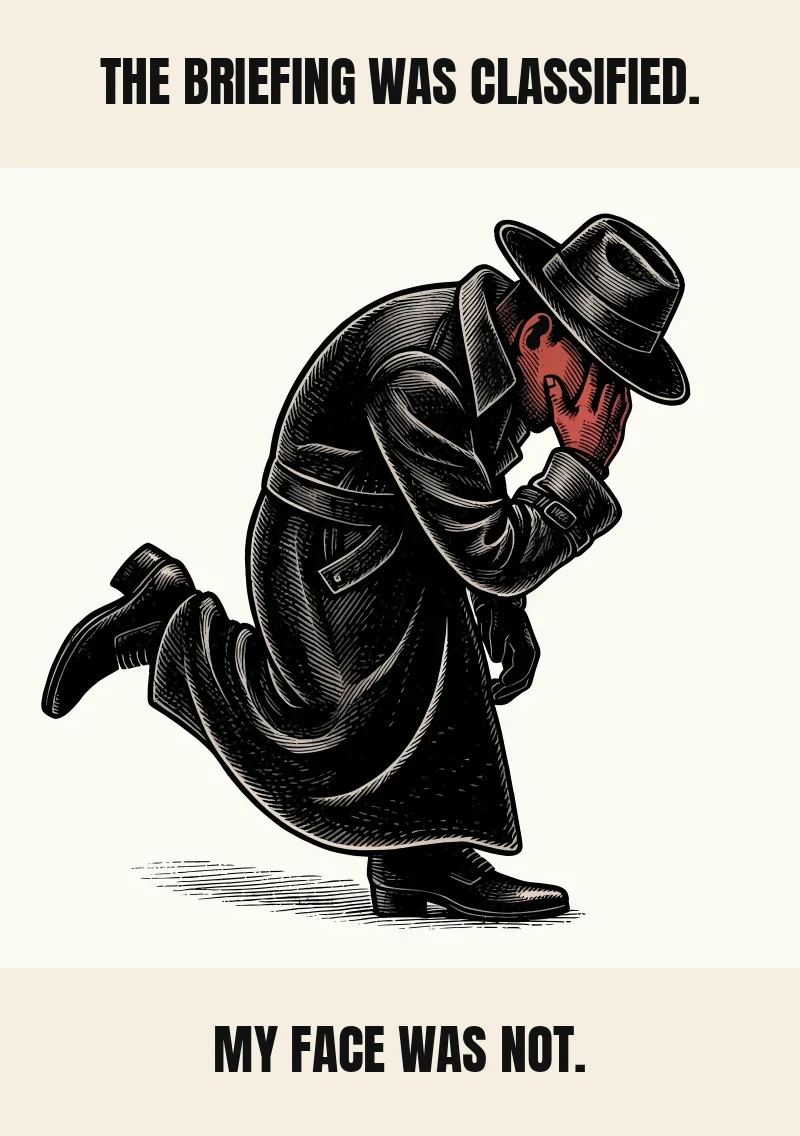
#> input picture assets/art/spot/meme-facepalm-spy-card-800.webp, 800 x 1136 px, given in place of meme-bigfoot-caught-card-800.webp, which was not available
$ python build_meme_pages.py
#> lines starting #> are read from the running program, lines starting #| are printed output that depends on the picture
#!/usr/bin/env python3
"""Build one static share page per Meme Lab meme.

Add a row to MEMES and run this script. It writes:
  m/<slug>.html
  assets/share/memes/<slug>.jpg          full meme, JPEG
  assets/share/memes/<slug>-1200x675.jpg  same meme fitted in a 1200x675 card
  assets/meme-presets.js                 maker lookup for preset vs custom text
and points each meme's X / Facebook / Pinterest links at its /m/ page.
"""
from html import escape
from pathlib import Path
from urllib.parse import quote

def q(value):
    return quote(value, safe="")

from PIL import Image

ROOT = Path(__file__).resolve().parents[1]
SITE = "https://conspiraparty.com"
CREAM = (245, 239, 224)

# art id, slug, caption, top line, bottom line
MEMES = [
    ("meme-bigfoot-caught", "they-said-it-was-a-bear", "They said it was a bear. The bear declined to comment.", "THEY SAID IT WAS A BEAR.", "THE BEAR DECLINED TO COMMENT."),
    ("meme-facepalm-spy", "the-briefing-was-classified", "The briefing was classified. My face was not.", "THE BRIEFING WAS CLASSIFIED.", "MY FACE WAS NOT."),
    ("meme-mind-blown-alien", "i-came-for-the-dip", "I came for the dip. I stayed for the cover story.", "I CAME FOR THE DIP.", "I STAYED FOR THE COVER STORY."),
    ("meme-shocked-alien", "you-invited-how-many-pigeons", "You invited how many pigeons?", "YOU INVITED", "HOW MANY PIGEONS?"),
    ("meme-shrug-bigfoot", "blurry-on-purpose", "Blurry on purpose. It is a lifestyle.", "BLURRY ON PURPOSE.", "IT IS A LIFESTYLE."),
    ("meme-side-eye-pigeon", "i-work-for-the-crumbs", "I work for the crumbs.", "I WORK FOR", "THE CRUMBS."),
    ("meme-smug-nessie", "tourist-photo", "Tourist photo. I was the tourist.", "TOURIST PHOTO.", "I WAS THE TOURIST."),
    ("meme-string-board-guy", "it-is-all-connected", "It is all connected. Mostly by red string and snacks.", "IT IS ALL CONNECTED.", "MOSTLY BY RED STRING AND SNACKS."),
    ("meme-suspicious-cat", "i-have-seen-the-treat-jar", "I have seen the treat jar. I will not be taking questions.", "I HAVE SEEN THE TREAT JAR.", "I WILL NOT BE TAKING QUESTIONS."),
    ("meme-tea-frog", "the-pond-is-fine", "The pond is fine. I am the pond.", "THE POND IS FINE.", "I AM THE POND."),
]


def card_jpg(src: Path, full_out: Path, wide_out: Path):
    im = Image.open(src).convert("RGB")
#> im is the input picture: PIL image 800x1136 RGB; mean R, G, B 189, 186, 178.9
    full_out.parent.mkdir(parents=True, exist_ok=True)
    im.save(full_out, "JPEG", quality=90, optimize=True, progressive=True)
    canvas = Image.new("RGB", (1200, 675), CREAM)
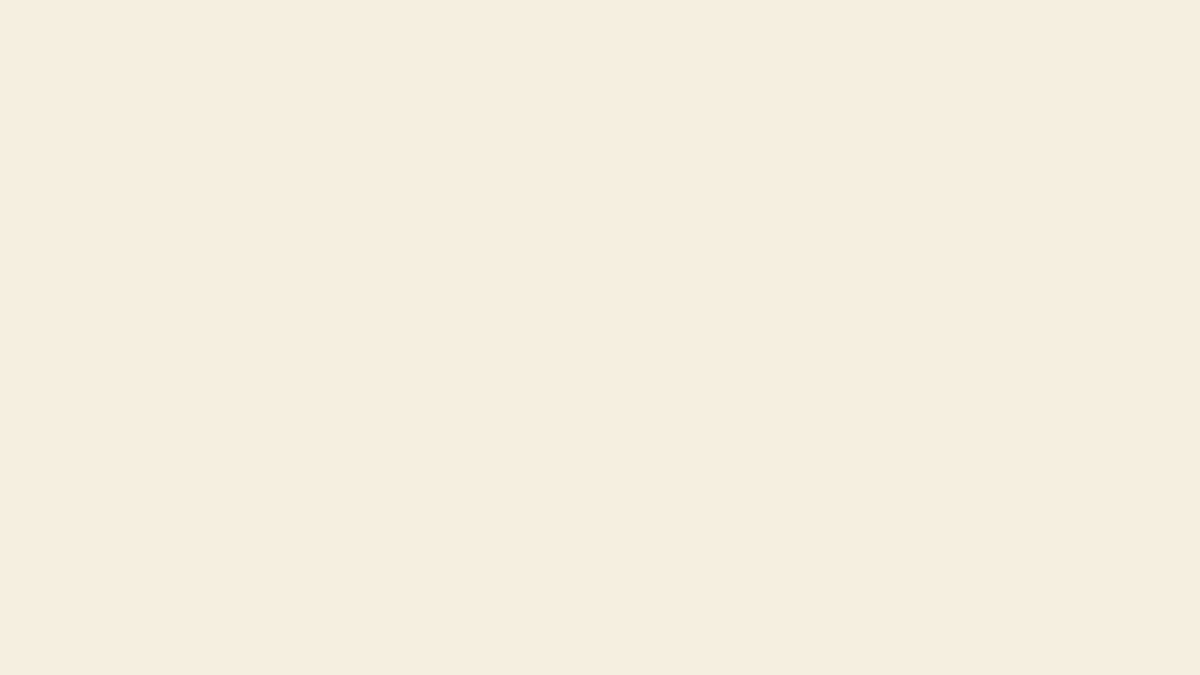
#> canvas: PIL image 1200x675 RGB; mean R, G, B 245, 239, 224
    scale = min(1200 / im.width, 675 / im.height)
#> scale = 0.594
    nw, nh = max(1, int(im.width * scale)), max(1, int(im.height * scale))
#> nw = 475; nh = 675
    fitted = im.resize((nw, nh), Image.Resampling.LANCZOS)
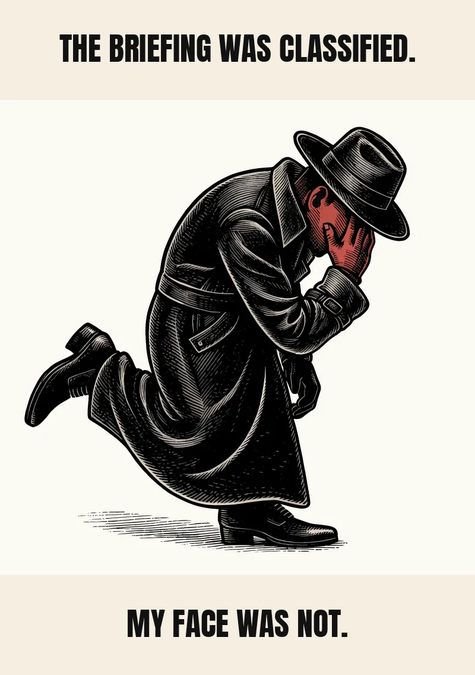
#> fitted: PIL image 475x675 RGB; mean R, G, B 189.1, 186.1, 179.2
    canvas.paste(fitted, ((1200 - nw) // 2, (675 - nh) // 2))
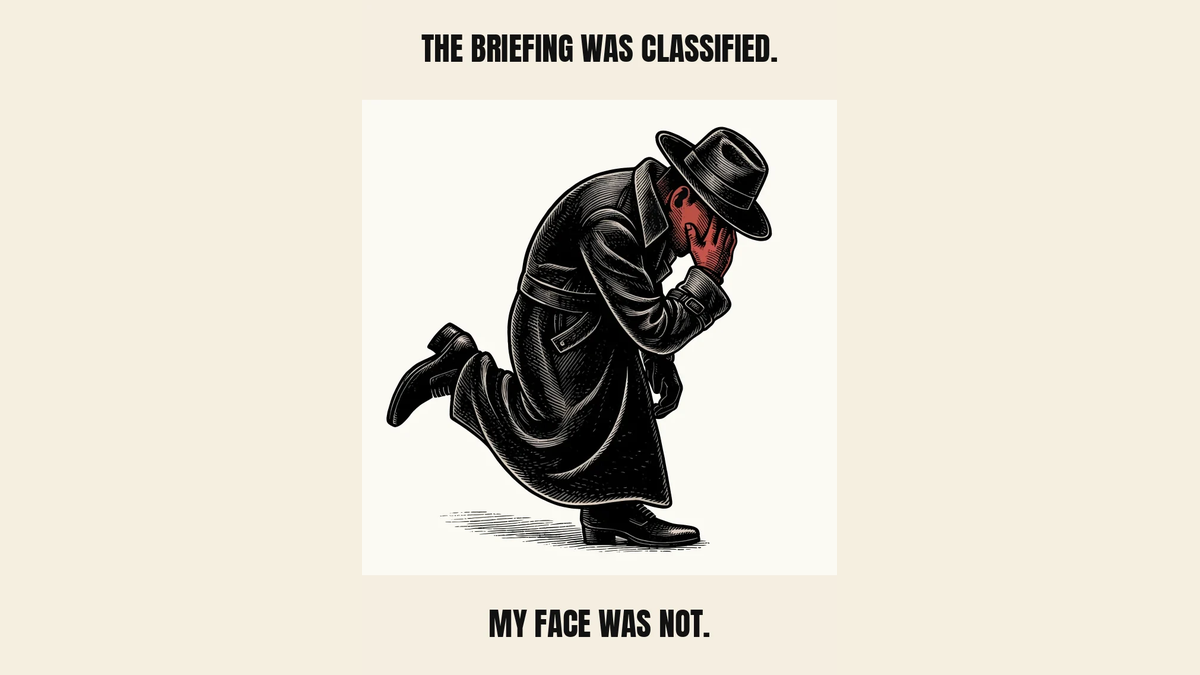
#> canvas: PIL image 1200x675 RGB; mean R, G, B 222.9, 218.1, 206.3
    canvas.save(wide_out, "JPEG", quality=90, optimize=True, progressive=True)
    return im.size


def page_html(slug, caption, full_name, wide_name, full_size):
    page = f"{SITE}/m/{slug}.html"
    full = f"{SITE}/assets/share/memes/{full_name}"
    wide = f"{SITE}/assets/share/memes/{wide_name}"
    cap = escape(caption, quote=True)
    x = escape(
        "https://x.com/intent/post?text=" + q(caption) + "&url=" + q(page),
        quote=True,
    )
    fb = escape("https://www.facebook.com/sharer/sharer.php?u=" + q(page), quote=True)
    pin = escape(
        "https://www.pinterest.com/pin/create/button/?url="
        + q(page)
        + "&media="
        + q(wide)
        + "&description="
        + q(caption),
        quote=True,
    )
    w, h = full_size
    return f"""<!doctype html>
<html lang="en"><head><meta name="p:domain_verify" content="b26c4f540597647634b6bc6353fd9f22"/>
<meta charset="utf-8"><meta name="viewport" content="width=device-width,initial-scale=1"><meta name="robots" content="max-image-preview:large">
<title>{cap} | Conspiraparty</title>
<meta name="description" content="{cap}">
<link rel="canonical" href="{page}">
<meta property="og:site_name" content="Conspiraparty">
<meta property="og:title" content="{cap}">
<meta property="og:description" content="{cap}">
<meta property="og:url" content="{page}">
<meta property="og:type" content="article">
<meta property="og:image" content="{wide}">
<meta property="og:image:type" content="image/jpeg">
<meta property="og:image:width" content="1200">
<meta property="og:image:height" content="675">
<meta property="og:image:alt" content="{cap}">
<meta name="twitter:card" content="summary_large_image">
<meta name="twitter:title" content="{cap}">
<meta name="twitter:description" content="{cap}">
<meta name="twitter:image" content="{wide}">
<meta name="twitter:image:alt" content="{cap}">
<meta name="theme-color" content="#111111">
<link rel="icon" href="../assets/img/favicon-64.png">
<link rel="stylesheet" href="../assets/style.css?v=kofi1">
<link rel="stylesheet" href="../assets/redesign.css?v=memepage1">
<link rel="stylesheet" href="../assets/share.css">
</head>
<body>
<a class="skip" href="#main">Skip to content</a>
<div class="promo"><a href="../party-kits.html">Etsy holiday sale: 20% off party kits through Dec 1. No code needed.</a></div>
<header class="top"><div class="bar"><a class="logo" href="../index.html"><img src="../assets/img/logo.png" alt="Conspiraparty" width="220" height="70"></a>
<button class="menu-btn" aria-expanded="false" aria-controls="nav">Menu</button></div>
<nav class="main" id="nav" aria-label="Main"><ul><li><a href="../index.html">Home</a></li><li><a href="../party-kits.html">Party Kits</a></li><li><a href="../case-files.html">Case Files</a></li><li><a href="../memes.html">Meme Lab</a></li><li><a href="../gift-guide.html">Gift Guide</a></li><li><a href="../leak-it.html">Share</a></li><li class="nav-more"><details><summary>More</summary><ul><li><a href="../friends-of-the-committee.html">Friends of the Committee</a></li><li><a href="../start-here.html">Start Here</a></li><li><a href="../quiz.html">Which Conspiracy Are You?</a></li><li><a href="../quiz-cryptid.html">Which Cryptid Are You?</a></li><li><a href="../quiz-theorist.html">Theorist Quiz</a></li><li><a href="../theory-generator.html">Theory Generator</a></li><li><a href="../supply-drop.html">Supply Drop</a></li><li><a href="../field-guides.html">Field Guides</a></li><li><a href="../shorts.html">Videos</a></li><li><a href="../blog/index.html">Rabbit Holes Blog</a></li></ul></details></li></ul><ul class="occasion-nav"><li><a href="../thanksgiving-host.html">Thanksgiving</a></li><li><a href="../office-christmas-party.html">Office Christmas</a></li><li><a href="../white-elephant.html">White Elephant</a></li><li><a href="../funny-christmas-party-games.html">Christmas Games</a></li><li><a href="../friendsgiving-games.html">Friendsgiving Games</a></li><li><a href="../gift-guide.html">Gift Guide</a></li></ul></nav>
</header>
<main id="main">
<section class="v2-cream v2-section"><div class="wrap center">
<h1>{cap}</h1>
<img class="meme-full" src="../assets/share/memes/{full_name}" alt="{cap}" width="{w}" height="{h}">
<p><a class="btn" href="../assets/share/memes/{full_name}" download>Download</a></p>
<p><a href="{x}" rel="noopener" target="_blank">Share on X</a> · <a href="{fb}" rel="noopener" target="_blank">Facebook</a> · <a href="{pin}" rel="noopener" target="_blank">Pinterest</a></p>
<p><a href="../memes.html">Make your own in Meme Lab</a></p>
</div></section>
</main>
<footer><div class="wrap">
<nav aria-label="Footer"><ul><li><a href="../index.html">Home</a></li><li><a href="../party-kits.html">Party Kits</a></li><li><a href="../case-files.html">Case Files</a></li><li><a href="../memes.html">Meme Lab</a></li><li><a href="../gift-guide.html">Gift Guide</a></li><li><a href="../gift-shop.html">Gift Shop</a></li><li><a href="../leak-it.html">Share</a></li><li><a href="../weird-news.html">Weird News</a></li><li><a href="../blog/index.html">Rabbit Holes Blog</a></li><li><a href="../free-printables.html">Free Printables</a></li><li><a href="../friends-of-the-committee.html">Friends of the Committee</a></li><li><a href="../start-here.html">Start Here</a></li><li><a href="../quiz.html">Which Conspiracy Are You?</a></li><li><a href="../quiz-cryptid.html">Which Cryptid Are You?</a></li><li><a href="../quiz-theorist.html">Theorist Quiz</a></li><li><a href="../theory-generator.html">Theory Generator</a></li><li><a href="../supply-drop.html">Supply Drop</a></li><li><a href="../field-guides.html">Field Guides</a></li><li><a href="../shorts.html">Videos</a></li><li><a href="../affiliates.html">Become an Affiliate</a></li></ul></nav>
<p class="disclosure">As an Amazon Associate, Conspiraparty earns from qualifying purchases. Some links on this site are affiliate links, which means we may earn a small commission at no extra cost to you.</p>
<p class="art-disclosure">Illustrations made with AI assistance (Recraft) and edited by Traci.</p>
<p>All conspiracies on this site are for entertainment. Question everything, especially us. © 2026 Conspiraparty.com</p>
</div></footer>
<script src="../assets/site.js" defer></script>
<script data-goatcounter="https://conspiraparty.goatcounter.com/count" async src="//gc.zgo.at/count.js"></script>
</body></html>
"""


# [8 lines left out: function presets_js, not called in this run]


def json_str(value):
    return "'" + value.replace("\\", "\\\\").replace("'", "\\'") + "'"


# [67 lines left out: functions patch_lab, patch_sitemap, not called in this run]


def main():
    out_dir = ROOT / "m"
    img_dir = ROOT / "assets" / "share" / "memes"
    out_dir.mkdir(exist_ok=True)
    by_caption = {}
    for art, slug, caption, _top, _bottom in MEMES:
        src = ROOT / "assets" / "art" / "spot" / f"{art}-card-800.webp"
        full_name = f"{slug}.jpg"
        wide_name = f"{slug}-1200x675.jpg"
        size = card_jpg(src, img_dir / full_name, img_dir / wide_name)
#> size = (800, 1136)
        (out_dir / f"{slug}.html").write_text(page_html(slug, caption, full_name, wide_name, size))
        by_caption[caption] = slug
        print(slug, size)
#| they-said-it-was-a-bear (800, 1136)
#> pass 3 of the loop in main, `for art, slug, caption, _top, _bottom in MEMES:`:
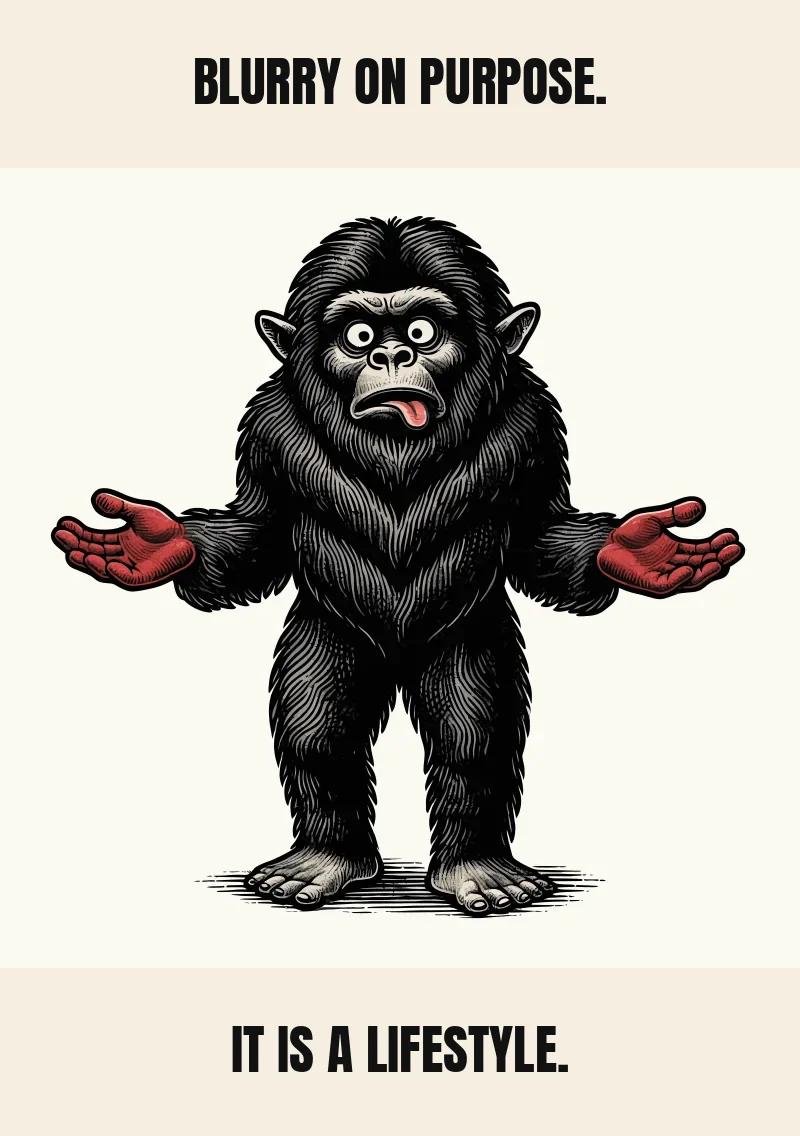
#> input picture assets/art/spot/meme-shrug-bigfoot-card-800.webp, 800 x 1136 px, given in place of meme-mind-blown-alien-card-800.webp, which was not available
#> in card_jpg, im is the input picture: PIL image 800x1136 RGB; mean R, G, B 196.7, 193.1, 184.9
#> in card_jpg (call 3), `fitted = im.resize((nw, nh), Image.Resampling.LANCZOS)`:
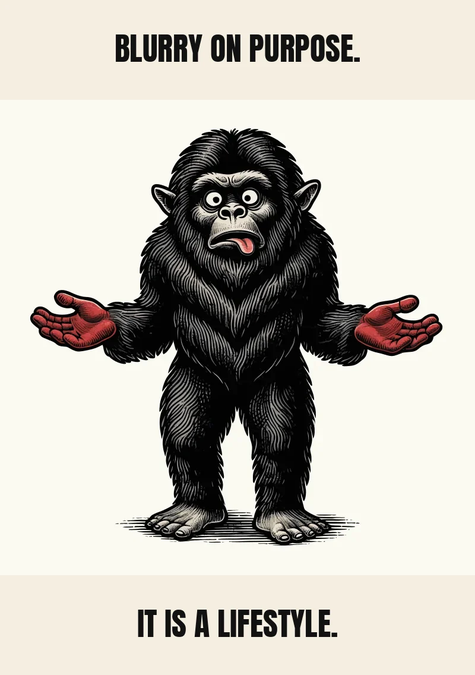
#> fitted: PIL image 475x675 RGB; mean R, G, B 196.8, 193.2, 185.1
#> in card_jpg (call 3), `canvas.paste(fitted, ((1200 - nw) // 2, (675 - nh) // 2))`:
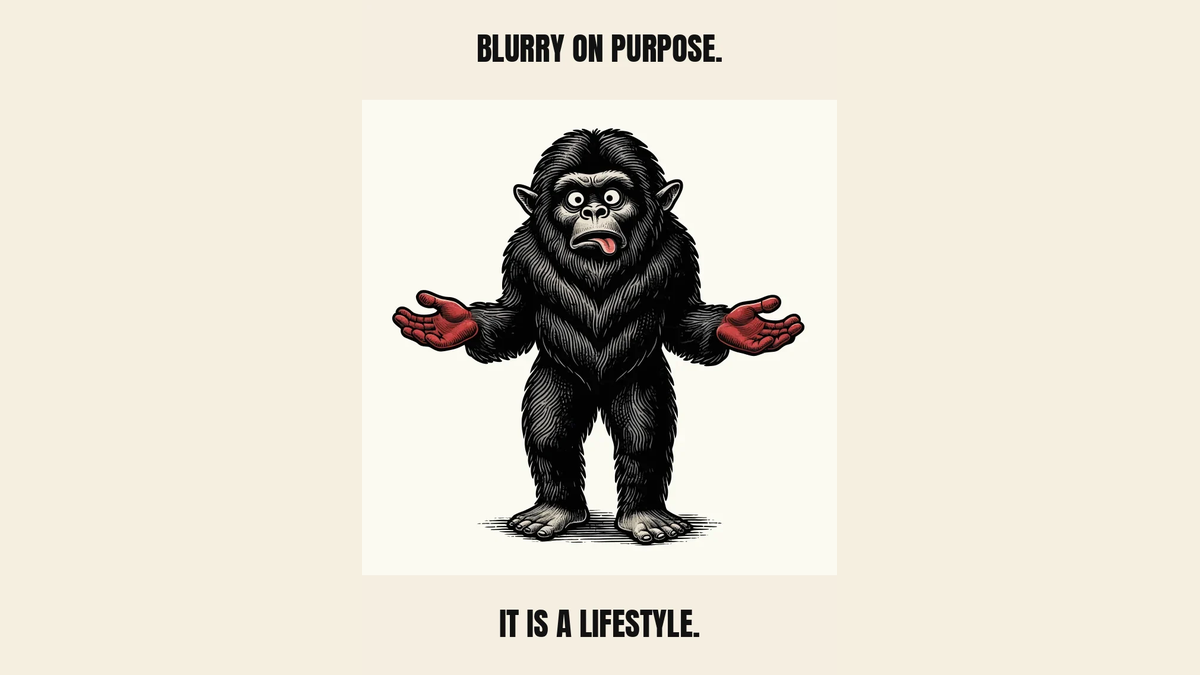
#> canvas: PIL image 1200x675 RGB; mean R, G, B 225.9, 220.9, 208.6
#| i-came-for-the-dip (800, 1136)
#> the loop made 7 passes; the first 3 are shown
    (ROOT / "assets" / "meme-presets.js").write_text(presets_js())
    patch_lab(by_caption)
    patch_sitemap([slug for _a, slug, _c, _t, _b in MEMES])


if __name__ == "__main__":
#> (the run stopped early here; a loop or call above may not have finished)
